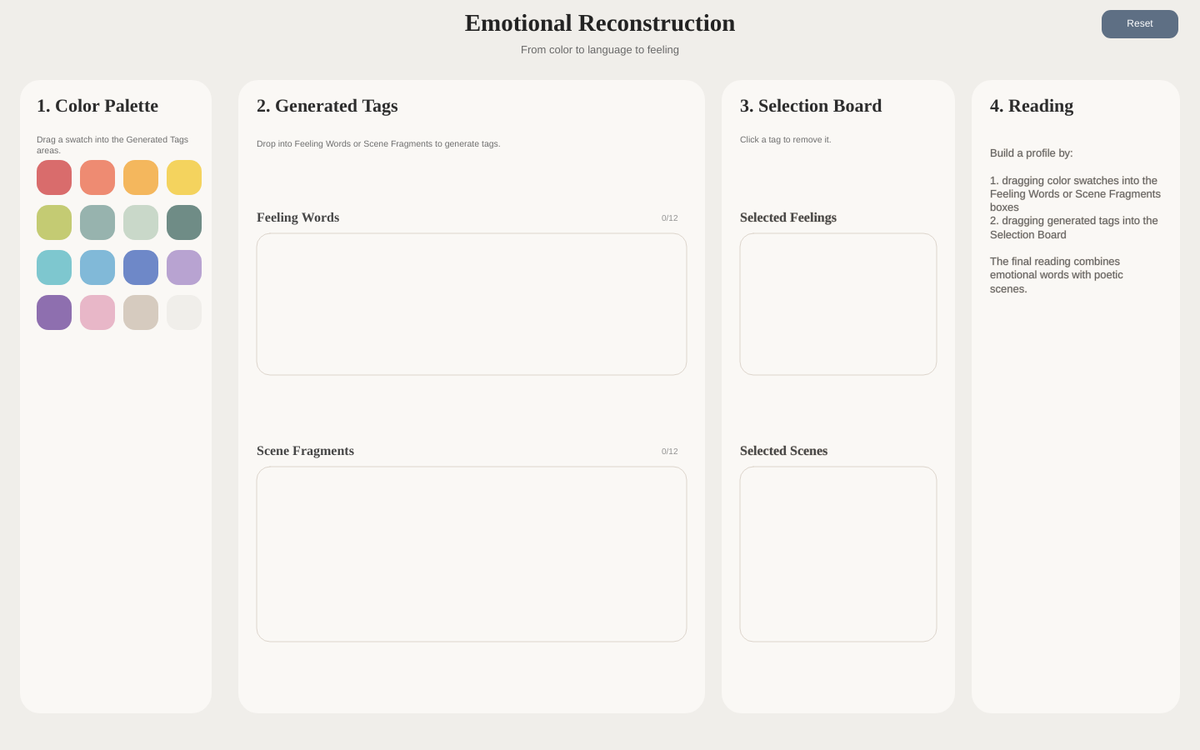
Frame 1 (no input)
Frame 60 (no input): identical to frame 1, image omitted
Frame 120 (the mouse pressed at the canvas centre since frame 60): identical to frame 1, image omitted

The p5.js sketch that drew this single still picture (run headless with seeded random() and noise() and a simulated clock; from frame 60 on, the mouse is pressed at the canvas centre):

// p5.js sketch
// ── sketch.js
let paletteCards = [];

let generatedFeelingTags = [];
let generatedSceneTags = [];
let selectedFeelingTags = [];
let selectedSceneTags = [];

let draggingColor = null;
let draggingTag = null;
let offsetX = 0;
let offsetY = 0;

let resultData = null;

const MAX_GENERATED_FEELING = 12;
const MAX_GENERATED_SCENE = 12;
const MAX_SELECTED_FEELING = 10;
const MAX_SELECTED_SCENE = 8;

const EMOTIONS = ["Calm", "Joy", "Nostalgia", "Loneliness", "Anxiety", "Anger"];

// ---------- Layout ----------
const palettePanel = { x: 24, y: 96, w: 230, h: 760 };
const generatedPanel = { x: 286, y: 96, w: 560, h: 760 };
const selectionPanel = { x: 866, y: 96, w: 280, h: 760 };
const resultPanel = { x: 1166, y: 96, w: 250, h: 760 };

// Generated sub boxes
const genFeelingBox = { x: 308, y: 280, w: 516, h: 170 };
const genSceneBox = { x: 308, y: 560, w: 516, h: 210 };

// Selection sub boxes
const selFeelingBox = { x: 888, y: 280, w: 236, h: 170 };
const selSceneBox = { x: 888, y: 560, w: 236, h: 210 };

// Scroll states
let genFeelingScroll = 0;
let genSceneScroll = 0;
let selFeelingScroll = 0;
let selSceneScroll = 0;

// ---------- Palette Data ----------
const PALETTE_DATA = [
  {
    hex: "#D96C6C",
    feeling: ["vivid", "electric"],
    scene: ["neon dusk", "red traffic light"],
  },
  {
    hex: "#EE8B72",
    feeling: ["warm", "buoyant"],
    scene: ["warm pavement", "late summer air"],
  },
  {
    hex: "#F4B75D",
    feeling: ["bright", "open"],
    scene: ["golden hour", "sunlit sidewalk"],
  },
  {
    hex: "#F4D35E",
    feeling: ["glowing", "lively"],
    scene: ["soft morning air", "summer corner"],
  },
  {
    hex: "#C4CB73",
    feeling: ["fresh", "mossy"],
    scene: ["green silence", "after rain"],
  },
  {
    hex: "#97B3AE",
    feeling: ["grounded", "gentle"],
    scene: ["garden shade", "open window"],
  },
  {
    hex: "#C9D8C9",
    feeling: ["light", "quiet"],
    scene: ["linen curtains", "morning kitchen"],
  },
  {
    hex: "#6F8C86",
    feeling: ["reflective", "tidal"],
    scene: ["evening echo", "distant shoreline"],
  },
  {
    hex: "#7EC7CF",
    feeling: ["clear", "buoyant"],
    scene: ["sea breeze", "bright pool light"],
  },
  {
    hex: "#81B9D8",
    feeling: ["airy", "distant"],
    scene: ["pale horizon", "blue afternoon"],
  },
  {
    hex: "#6E88C8",
    feeling: ["inward", "still"],
    scene: ["twilight room", "far coastline"],
  },
  {
    hex: "#B8A3D1",
    feeling: ["tender", "hushed"],
    scene: ["powdered curtains", "violet dusk"],
  },
  {
    hex: "#8E6FAF",
    feeling: ["mysterious", "nocturnal"],
    scene: ["midnight hallway", "velvet night"],
  },
  {
    hex: "#E8B7C8",
    feeling: ["soft", "romantic"],
    scene: ["blush evening", "soft lamp glow"],
  },
  {
    hex: "#D6CBBF",
    feeling: ["muted", "restrained"],
    scene: ["fading wallpaper", "unfinished dusk"],
  },
  {
    hex: "#F0EEEA",
    feeling: ["pale", "hollow"],
    scene: ["empty hallway", "pale window light"],
  },
];

// ---------- Weights ----------
const feelingWeights = {
  vivid: {
    Joy: 1.8,
    Anger: 1.4,
    Anxiety: 0.7,
    Calm: 0.0,
    Nostalgia: 0.1,
    Loneliness: 0.0,
  },
  electric: {
    Anxiety: 1.5,
    Anger: 1.8,
    Joy: 1.0,
    Calm: 0.0,
    Nostalgia: 0.0,
    Loneliness: 0.0,
  },
  warm: {
    Joy: 1.7,
    Calm: 0.8,
    Nostalgia: 0.7,
    Loneliness: 0.1,
    Anxiety: 0.1,
    Anger: 0.2,
  },
  buoyant: {
    Joy: 2.4,
    Calm: 0.3,
    Anxiety: 0.4,
    Nostalgia: 0.2,
    Loneliness: 0.0,
    Anger: 0.1,
  },
  bright: {
    Joy: 2.7,
    Calm: 0.2,
    Anxiety: 0.2,
    Nostalgia: 0.2,
    Loneliness: 0.0,
    Anger: 0.1,
  },
  open: {
    Joy: 1.5,
    Calm: 1.0,
    Nostalgia: 0.2,
    Loneliness: 0.0,
    Anxiety: 0.1,
    Anger: 0.0,
  },
  glowing: {
    Joy: 2.1,
    Calm: 0.7,
    Nostalgia: 0.5,
    Loneliness: 0.0,
    Anxiety: 0.2,
    Anger: 0.0,
  },
  lively: {
    Joy: 2.2,
    Calm: 0.2,
    Anxiety: 0.5,
    Nostalgia: 0.1,
    Loneliness: 0.0,
    Anger: 0.2,
  },

  fresh: {
    Calm: 1.2,
    Joy: 1.0,
    Nostalgia: 0.3,
    Loneliness: 0.0,
    Anxiety: 0.1,
    Anger: 0.0,
  },
  mossy: {
    Calm: 1.6,
    Nostalgia: 0.7,
    Loneliness: 0.4,
    Joy: 0.0,
    Anxiety: 0.1,
    Anger: 0.0,
  },
  grounded: {
    Calm: 2.5,
    Nostalgia: 0.6,
    Loneliness: 0.2,
    Joy: 0.2,
    Anxiety: 0.2,
    Anger: 0.0,
  },
  gentle: {
    Calm: 1.6,
    Nostalgia: 0.8,
    Joy: 0.4,
    Loneliness: 0.2,
    Anxiety: 0.1,
    Anger: 0.0,
  },
  light: {
    Calm: 1.0,
    Joy: 1.2,
    Nostalgia: 0.4,
    Loneliness: 0.1,
    Anxiety: 0.0,
    Anger: 0.0,
  },
  quiet: {
    Calm: 1.7,
    Nostalgia: 0.9,
    Loneliness: 1.2,
    Joy: 0.0,
    Anxiety: 0.3,
    Anger: 0.0,
  },

  reflective: {
    Nostalgia: 2.2,
    Calm: 0.8,
    Loneliness: 0.9,
    Joy: 0.1,
    Anxiety: 0.2,
    Anger: 0.0,
  },
  tidal: {
    Calm: 0.9,
    Nostalgia: 0.8,
    Loneliness: 0.8,
    Joy: 0.2,
    Anxiety: 0.2,
    Anger: 0.0,
  },
  clear: {
    Calm: 1.3,
    Joy: 0.8,
    Anxiety: 0.0,
    Nostalgia: 0.2,
    Loneliness: 0.0,
    Anger: 0.0,
  },
  airy: {
    Calm: 1.2,
    Joy: 0.5,
    Nostalgia: 0.4,
    Loneliness: 0.2,
    Anxiety: 0.1,
    Anger: 0.0,
  },
  distant: {
    Loneliness: 2.5,
    Nostalgia: 1.1,
    Calm: 0.4,
    Joy: 0.0,
    Anxiety: 0.4,
    Anger: 0.0,
  },
  inward: {
    Loneliness: 1.5,
    Nostalgia: 1.4,
    Calm: 0.6,
    Joy: 0.0,
    Anxiety: 0.4,
    Anger: 0.0,
  },
  still: {
    Calm: 1.6,
    Loneliness: 1.0,
    Nostalgia: 0.8,
    Joy: 0.0,
    Anxiety: 0.2,
    Anger: 0.0,
  },

  tender: {
    Nostalgia: 1.8,
    Calm: 1.0,
    Joy: 0.4,
    Loneliness: 0.4,
    Anxiety: 0.1,
    Anger: 0.0,
  },
  hushed: {
    Calm: 1.2,
    Loneliness: 1.3,
    Nostalgia: 0.8,
    Joy: 0.0,
    Anxiety: 0.3,
    Anger: 0.0,
  },
  mysterious: {
    Nostalgia: 0.9,
    Loneliness: 1.0,
    Anxiety: 1.1,
    Calm: 0.2,
    Joy: 0.0,
    Anger: 0.2,
  },
  nocturnal: {
    Loneliness: 1.4,
    Anxiety: 1.0,
    Nostalgia: 0.8,
    Calm: 0.2,
    Joy: 0.0,
    Anger: 0.2,
  },

  soft: {
    Calm: 1.4,
    Nostalgia: 1.2,
    Joy: 0.3,
    Loneliness: 0.3,
    Anxiety: 0.0,
    Anger: 0.0,
  },
  romantic: {
    Nostalgia: 1.7,
    Joy: 1.0,
    Calm: 0.4,
    Loneliness: 0.1,
    Anxiety: 0.1,
    Anger: 0.0,
  },

  muted: {
    Nostalgia: 1.0,
    Loneliness: 1.0,
    Calm: 0.8,
    Joy: 0.0,
    Anxiety: 0.6,
    Anger: 0.0,
  },
  restrained: {
    Anxiety: 0.9,
    Calm: 0.9,
    Nostalgia: 0.7,
    Loneliness: 0.6,
    Joy: 0.0,
    Anger: 0.0,
  },

  pale: {
    Nostalgia: 1.4,
    Loneliness: 1.0,
    Calm: 0.5,
    Joy: 0.0,
    Anxiety: 0.3,
    Anger: 0.0,
  },
  hollow: {
    Loneliness: 2.0,
    Nostalgia: 1.0,
    Anxiety: 0.6,
    Calm: 0.1,
    Joy: 0.0,
    Anger: 0.0,
  },
};

const sceneWeights = {
  "neon dusk": {
    Joy: 0.8,
    Anxiety: 0.9,
    Anger: 0.7,
    Nostalgia: 0.2,
    Calm: 0.0,
    Loneliness: 0.1,
  },
  "red traffic light": {
    Anxiety: 1.3,
    Anger: 1.5,
    Joy: 0.0,
    Calm: 0.0,
    Nostalgia: 0.0,
    Loneliness: 0.0,
  },
  "warm pavement": {
    Joy: 1.0,
    Nostalgia: 0.8,
    Calm: 0.3,
    Anxiety: 0.1,
    Loneliness: 0.0,
    Anger: 0.3,
  },
  "late summer air": {
    Nostalgia: 1.2,
    Joy: 1.0,
    Calm: 0.4,
    Anxiety: 0.0,
    Loneliness: 0.1,
    Anger: 0.0,
  },
  "golden hour": {
    Joy: 1.2,
    Nostalgia: 1.0,
    Calm: 0.5,
    Anxiety: 0.0,
    Loneliness: 0.0,
    Anger: 0.0,
  },
  "sunlit sidewalk": {
    Joy: 1.3,
    Calm: 0.4,
    Nostalgia: 0.5,
    Anxiety: 0.0,
    Loneliness: 0.0,
    Anger: 0.0,
  },
  "soft morning air": {
    Calm: 1.3,
    Joy: 0.8,
    Nostalgia: 0.6,
    Anxiety: 0.0,
    Loneliness: 0.1,
    Anger: 0.0,
  },
  "summer corner": {
    Nostalgia: 1.5,
    Joy: 1.0,
    Calm: 0.3,
    Anxiety: 0.0,
    Loneliness: 0.1,
    Anger: 0.0,
  },

  "green silence": {
    Calm: 1.5,
    Nostalgia: 0.7,
    Loneliness: 0.3,
    Joy: 0.0,
    Anxiety: 0.1,
    Anger: 0.0,
  },
  "after rain": {
    Calm: 1.3,
    Nostalgia: 1.0,
    Loneliness: 0.2,
    Joy: 0.1,
    Anxiety: 0.0,
    Anger: 0.0,
  },
  "garden shade": {
    Calm: 1.4,
    Nostalgia: 0.7,
    Loneliness: 0.1,
    Joy: 0.2,
    Anxiety: 0.0,
    Anger: 0.0,
  },
  "open window": {
    Calm: 1.1,
    Joy: 0.7,
    Nostalgia: 0.5,
    Anxiety: 0.0,
    Loneliness: 0.1,
    Anger: 0.0,
  },
  "linen curtains": {
    Nostalgia: 1.3,
    Calm: 0.8,
    Loneliness: 0.3,
    Joy: 0.0,
    Anxiety: 0.0,
    Anger: 0.0,
  },
  "morning kitchen": {
    Nostalgia: 1.1,
    Calm: 0.9,
    Joy: 0.3,
    Anxiety: 0.0,
    Loneliness: 0.1,
    Anger: 0.0,
  },

  "evening echo": {
    Nostalgia: 1.6,
    Loneliness: 0.9,
    Calm: 0.3,
    Joy: 0.0,
    Anxiety: 0.2,
    Anger: 0.0,
  },
  "distant shoreline": {
    Loneliness: 1.3,
    Nostalgia: 1.0,
    Calm: 0.7,
    Joy: 0.0,
    Anxiety: 0.0,
    Anger: 0.0,
  },
  "sea breeze": {
    Calm: 1.3,
    Joy: 0.7,
    Nostalgia: 0.4,
    Anxiety: 0.0,
    Loneliness: 0.1,
    Anger: 0.0,
  },
  "bright pool light": {
    Joy: 1.2,
    Calm: 0.5,
    Nostalgia: 0.2,
    Anxiety: 0.0,
    Loneliness: 0.0,
    Anger: 0.0,
  },

  "pale horizon": {
    Calm: 0.9,
    Loneliness: 0.8,
    Nostalgia: 0.8,
    Joy: 0.1,
    Anxiety: 0.0,
    Anger: 0.0,
  },
  "blue afternoon": {
    Nostalgia: 1.0,
    Calm: 0.7,
    Loneliness: 0.6,
    Joy: 0.1,
    Anxiety: 0.0,
    Anger: 0.0,
  },
  "twilight room": {
    Loneliness: 1.2,
    Nostalgia: 1.0,
    Calm: 0.4,
    Joy: 0.0,
    Anxiety: 0.2,
    Anger: 0.0,
  },
  "far coastline": {
    Loneliness: 1.0,
    Calm: 0.8,
    Nostalgia: 0.9,
    Joy: 0.0,
    Anxiety: 0.1,
    Anger: 0.0,
  },

  "powdered curtains": {
    Nostalgia: 1.7,
    Calm: 0.5,
    Loneliness: 0.5,
    Joy: 0.0,
    Anxiety: 0.0,
    Anger: 0.0,
  },
  "violet dusk": {
    Nostalgia: 1.0,
    Loneliness: 0.8,
    Anxiety: 0.4,
    Calm: 0.2,
    Joy: 0.0,
    Anger: 0.0,
  },
  "midnight hallway": {
    Loneliness: 1.5,
    Anxiety: 0.8,
    Nostalgia: 0.6,
    Calm: 0.1,
    Joy: 0.0,
    Anger: 0.2,
  },
  "velvet night": {
    Loneliness: 1.0,
    Nostalgia: 0.9,
    Anxiety: 0.7,
    Calm: 0.2,
    Joy: 0.0,
    Anger: 0.1,
  },

  "blush evening": {
    Nostalgia: 1.3,
    Joy: 0.7,
    Calm: 0.4,
    Anxiety: 0.0,
    Loneliness: 0.1,
    Anger: 0.0,
  },
  "soft lamp glow": {
    Calm: 1.0,
    Nostalgia: 1.2,
    Joy: 0.4,
    Anxiety: 0.0,
    Loneliness: 0.2,
    Anger: 0.0,
  },

  "fading wallpaper": {
    Nostalgia: 1.8,
    Loneliness: 0.8,
    Calm: 0.2,
    Joy: 0.0,
    Anxiety: 0.1,
    Anger: 0.0,
  },
  "unfinished dusk": {
    Nostalgia: 1.2,
    Loneliness: 1.0,
    Anxiety: 0.4,
    Calm: 0.2,
    Joy: 0.0,
    Anger: 0.0,
  },
  "empty hallway": {
    Loneliness: 1.7,
    Nostalgia: 0.8,
    Anxiety: 0.4,
    Calm: 0.1,
    Joy: 0.0,
    Anger: 0.0,
  },
  "pale window light": {
    Nostalgia: 1.4,
    Calm: 0.8,
    Loneliness: 0.5,
    Joy: 0.0,
    Anxiety: 0.0,
    Anger: 0.0,
  },
};

const PROFILE_NAMES = {
  "Calm|Nostalgia": "The Soft Archive",
  "Calm|Joy": "The Quiet Bloom",
  "Calm|Loneliness": "The Still Window",
  "Joy|Calm": "The Sunlit Spark",
  "Joy|Nostalgia": "The Golden Echo",
  "Joy|Anger": "The Bright Riot",
  "Nostalgia|Calm": "The Faded Letter",
  "Nostalgia|Loneliness": "The Distant Keepsake",
  "Nostalgia|Joy": "The Summer Relic",
  "Loneliness|Nostalgia": "The Distant Keepsake",
  "Loneliness|Calm": "The Empty Window",
  "Loneliness|Anxiety": "The Thin Air",
  "Anxiety|Anger": "The Restless Flame",
  "Anxiety|Loneliness": "The Quiet Alarm",
  "Anger|Joy": "The Live Wire",
  "Anger|Anxiety": "The Sharp Pulse",
};

function setup() {
  createCanvas(1440, 900);
  initPalette();
}

function draw() {
  background("#F0EEEA");

  drawMainTitle();
  drawPanels();
  drawPaletteCards();
  drawGeneratedTags();
  drawSelectedTags();
  drawReading();
  drawResetButton();

  if (draggingColor) draggingColor.display();
  if (draggingTag) draggingTag.displayDragged();
}

function drawMainTitle() {
  noStroke();
  fill(35);
  textAlign(CENTER, CENTER);
  textFont("Times New Roman");
  textStyle(BOLD);
  textSize(29);
  text("Emotional Reconstruction", width / 2, 30);

  textFont("Arial");
  textStyle(NORMAL);
  fill(105);
  textSize(13);
  text("From color to language to feeling", width / 2, 60);
}

function drawPanels() {
  noStroke();
  fill(250, 248, 245);
  rect(palettePanel.x, palettePanel.y, palettePanel.w, palettePanel.h, 24);
  rect(
    generatedPanel.x,
    generatedPanel.y,
    generatedPanel.w,
    generatedPanel.h,
    24
  );
  rect(
    selectionPanel.x,
    selectionPanel.y,
    selectionPanel.w,
    selectionPanel.h,
    24
  );
  rect(resultPanel.x, resultPanel.y, resultPanel.w, resultPanel.h, 24);

  fill(45);
  textAlign(LEFT, CENTER);
  textFont("Times New Roman");
  textStyle(BOLD);
  textSize(22);
  text("1. Color Palette", palettePanel.x + 20, palettePanel.y + 32);
  text("2. Generated Tags", generatedPanel.x + 22, generatedPanel.y + 32);
  text("3. Selection Board", selectionPanel.x + 22, selectionPanel.y + 32);
  text("4. Reading", resultPanel.x + 22, resultPanel.y + 32);

  textFont("Arial");
  textStyle(NORMAL);
  fill(110);
  textSize(10.5);

  text(
    "Drag a swatch into the Generated Tags areas.",
    palettePanel.x + 20,
    palettePanel.y + 62,
    palettePanel.w - 40,
    34
  );

  text(
    "Drop into Feeling Words or Scene Fragments to generate tags.",
    generatedPanel.x + 22,
    generatedPanel.y + 62,
    generatedPanel.w - 44,
    30
  );

  text(
    "Click a tag to remove it.",
    selectionPanel.x + 22,
    selectionPanel.y + 62,
    selectionPanel.w - 44,
    20
  );
}

function drawPaletteCards() {
  for (let card of paletteCards) card.display();
}

function drawGeneratedTags() {
  fill(70);
  textAlign(LEFT, CENTER);
  textFont("Times New Roman");
  textStyle(BOLD);
  textSize(16);

  text("Feeling Words", generatedPanel.x + 22, generatedPanel.y + 166);
  text("Scene Fragments", generatedPanel.x + 22, generatedPanel.y + 446);

  fill(145);
  textFont("Arial");
  textStyle(NORMAL);
  textSize(10);
  text(
    `${generatedFeelingTags.length}/${MAX_GENERATED_FEELING}`,
    generatedPanel.x + generatedPanel.w - 52,
    generatedPanel.y + 166
  );
  text(
    `${generatedSceneTags.length}/${MAX_GENERATED_SCENE}`,
    generatedPanel.x + generatedPanel.w - 52,
    generatedPanel.y + 446
  );

  stroke("#DDD5CC");
  noFill();
  rect(genFeelingBox.x, genFeelingBox.y, genFeelingBox.w, genFeelingBox.h, 16);
  rect(genSceneBox.x, genSceneBox.y, genSceneBox.w, genSceneBox.h, 16);

  layoutGeneratedFeeling();
  layoutGeneratedScene();

  drawTagArea(generatedFeelingTags, genFeelingBox, "generated");
  drawTagArea(generatedSceneTags, genSceneBox, "generated");

  drawScrollHint(
    genFeelingBox,
    getGeneratedFeelingContentHeight(),
    genFeelingBox.h,
    genFeelingScroll
  );
  drawScrollHint(
    genSceneBox,
    getGeneratedSceneContentHeight(),
    genSceneBox.h,
    genSceneScroll
  );
}

function drawSelectedTags() {
  fill(70);
  textAlign(LEFT, CENTER);
  textFont("Times New Roman");
  textStyle(BOLD);
  textSize(16);

  text("Selected Feelings", selectionPanel.x + 22, selectionPanel.y + 166);
  text("Selected Scenes", selectionPanel.x + 22, selectionPanel.y + 446);

  stroke("#DDD5CC");
  noFill();
  rect(selFeelingBox.x, selFeelingBox.y, selFeelingBox.w, selFeelingBox.h, 16);
  rect(selSceneBox.x, selSceneBox.y, selSceneBox.w, selSceneBox.h, 16);

  layoutSelectedFeeling();
  layoutSelectedScene();

  drawTagArea(selectedFeelingTags, selFeelingBox, "selected");
  drawTagArea(selectedSceneTags, selSceneBox, "selected");

  drawScrollHint(
    selFeelingBox,
    getSelectedFeelingContentHeight(),
    selFeelingBox.h,
    selFeelingScroll
  );
  drawScrollHint(
    selSceneBox,
    getSelectedSceneContentHeight(),
    selSceneBox.h,
    selSceneScroll
  );
}

function drawTagArea(tagArray, area, mode) {
  for (let tag of tagArray) {
    if (mode === "generated") {
      if (tag !== draggingTag && isTagVisible(tag, area, false)) {
        tag.display();
      }
    } else {
      if (isTagVisible(tag, area, true)) {
        tag.displaySelected();
      }
    }
  }
}

function drawScrollHint(area, contentH, viewH, scrollY) {
  if (contentH <= viewH) return;

  let barW = 4;
  let trackX = area.x + area.w - 8;
  let trackY = area.y + 8;
  let trackH = area.h - 16;

  noStroke();
  fill(235, 231, 225);
  rect(trackX, trackY, barW, trackH, 4);

  let thumbH = max(22, (viewH / contentH) * trackH);
  let maxThumbY = trackH - thumbH;
  let maxScroll = max(1, contentH - viewH);
  let thumbY = trackY + map(scrollY, 0, maxScroll, 0, maxThumbY);

  fill("#C7BCAE");
  rect(trackX, thumbY, barW, thumbH, 4);
}

function isTagVisible(tag, area, selectedMode) {
  let x = selectedMode ? tag.sx : tag.x;
  let y = selectedMode ? tag.sy : tag.y;
  let w = selectedMode ? tag.sw : tag.w;
  let h = selectedMode ? tag.sh : tag.h;

  return (
    x + w > area.x &&
    x < area.x + area.w &&
    y + h > area.y &&
    y < area.y + area.h
  );
}

function drawReading() {
  if (!resultData) {
    fill(95);
    textAlign(LEFT, TOP);
    textFont("Arial");
    textStyle(NORMAL);
    textSize(13);
    text(
      "Build a profile by:\n\n1. dragging color swatches into the Feeling Words or Scene Fragments boxes\n2. dragging generated tags into the Selection Board\n\nThe final reading combines emotional words with poetic scenes.",
      resultPanel.x + 22,
      resultPanel.y + 82,
      resultPanel.w - 40,
      240
    );
    return;
  }

  let x = resultPanel.x + 22;
  let y = resultPanel.y + 80;

  fill(35);
  textAlign(LEFT, TOP);
  textFont("Times New Roman");
  textStyle(BOLD);
  textSize(16);
  text("Archetype", x, y);

  textSize(27);
  text(resultData.profileName, x, y + 26, resultPanel.w - 40, 100);

  fill(90);
  textFont("Arial");
  textStyle(NORMAL);
  textSize(12);
  text(resultData.subtitle, x, y + 104, resultPanel.w - 40, 40);

  fill(40);
  textFont("Times New Roman");
  textStyle(BOLD);
  textSize(16);
  text("Interpretation", x, y + 168);

  fill(95);
  textFont("Arial");
  textStyle(NORMAL);
  textSize(12);
  text(resultData.description, x, y + 198, resultPanel.w - 40, 128);

  fill(40);
  textFont("Times New Roman");
  textStyle(BOLD);
  textSize(16);
  text("Selected Language", x, y + 342);

  fill(95);
  textFont("Arial");
  textStyle(NORMAL);
  textSize(11.5);
  text(resultData.languageLine, x, y + 372, resultPanel.w - 40, 70);

  fill(40);
  textFont("Times New Roman");
  textStyle(BOLD);
  textSize(16);
  text("Score Breakdown", x, y + 450);

  let barX = x;
  let barY = y + 485;
  let barW = 150;
  let barH = 9;
  let gapY = 36;

  textFont("Arial");
  textStyle(NORMAL);
  for (let i = 0; i < resultData.sorted.length; i++) {
    let item = resultData.sorted[i];

    fill(70);
    noStroke();
    textSize(11);
    text(`${item.name}: ${item.percent}%`, barX, barY + i * gapY);

    fill(232, 228, 222);
    rect(barX, barY + 14 + i * gapY, barW, barH, 8);

    fill(getEmotionColor(item.name));
    rect(
      barX,
      barY + 14 + i * gapY,
      map(item.percent, 0, 100, 0, barW),
      barH,
      8
    );
  }
}

function mousePressed() {
  if (
    mouseX > width - 118 &&
    mouseX < width - 26 &&
    mouseY > 12 &&
    mouseY < 46
  ) {
    resetAll();
    return;
  }

  for (let i = selectedFeelingTags.length - 1; i >= 0; i--) {
    if (selectedFeelingTags[i].containsSelected(mouseX, mouseY)) {
      let removed = selectedFeelingTags.splice(i, 1)[0];
      addBackGeneratedFeeling(removed);
      computeReading();
      return;
    }
  }

  for (let i = selectedSceneTags.length - 1; i >= 0; i--) {
    if (selectedSceneTags[i].containsSelected(mouseX, mouseY)) {
      let removed = selectedSceneTags.splice(i, 1)[0];
      addBackGeneratedScene(removed);
      computeReading();
      return;
    }
  }

  for (let i = generatedFeelingTags.length - 1; i >= 0; i--) {
    if (generatedFeelingTags[i].contains(mouseX, mouseY)) {
      draggingTag = generatedFeelingTags[i];
      offsetX = mouseX - draggingTag.x;
      offsetY = mouseY - draggingTag.y;
      return;
    }
  }

  for (let i = generatedSceneTags.length - 1; i >= 0; i--) {
    if (generatedSceneTags[i].contains(mouseX, mouseY)) {
      draggingTag = generatedSceneTags[i];
      offsetX = mouseX - draggingTag.x;
      offsetY = mouseY - draggingTag.y;
      return;
    }
  }

  for (let i = paletteCards.length - 1; i >= 0; i--) {
    if (paletteCards[i].contains(mouseX, mouseY)) {
      draggingColor = paletteCards[i].makeDragCopy();
      offsetX = mouseX - draggingColor.x;
      offsetY = mouseY - draggingColor.y;
      return;
    }
  }
}

function mouseDragged() {
  if (draggingColor) {
    draggingColor.x = mouseX - offsetX;
    draggingColor.y = mouseY - offsetY;
  }

  if (draggingTag) {
    draggingTag.x = mouseX - offsetX;
    draggingTag.y = mouseY - offsetY;
  }
}

function mouseReleased() {
  if (draggingColor) {
    if (insideRect(mouseX, mouseY, genFeelingBox)) {
      generateFeelingFromColor(draggingColor.data);
    } else if (insideRect(mouseX, mouseY, genSceneBox)) {
      generateSceneFromColor(draggingColor.data);
    }
    draggingColor = null;
  }

  if (draggingTag) {
    if (
      draggingTag.type === "feeling" &&
      insideRect(mouseX, mouseY, selFeelingBox)
    ) {
      moveToSelectedFeeling(draggingTag);
    } else if (
      draggingTag.type === "scene" &&
      insideRect(mouseX, mouseY, selSceneBox)
    ) {
      moveToSelectedScene(draggingTag);
    }
    draggingTag = null;
  }
}

function mouseWheel(event) {
  if (insideRect(mouseX, mouseY, genFeelingBox)) {
    let maxScroll = max(
      0,
      getGeneratedFeelingContentHeight() - genFeelingBox.h
    );
    genFeelingScroll = constrain(genFeelingScroll + event.delta, 0, maxScroll);
    return false;
  }

  if (insideRect(mouseX, mouseY, genSceneBox)) {
    let maxScroll = max(0, getGeneratedSceneContentHeight() - genSceneBox.h);
    genSceneScroll = constrain(genSceneScroll + event.delta, 0, maxScroll);
    return false;
  }

  if (insideRect(mouseX, mouseY, selFeelingBox)) {
    let maxScroll = max(0, getSelectedFeelingContentHeight() - selFeelingBox.h);
    selFeelingScroll = constrain(selFeelingScroll + event.delta, 0, maxScroll);
    return false;
  }

  if (insideRect(mouseX, mouseY, selSceneBox)) {
    let maxScroll = max(0, getSelectedSceneContentHeight() - selSceneBox.h);
    selSceneScroll = constrain(selSceneScroll + event.delta, 0, maxScroll);
    return false;
  }

  return true;
}

function insideRect(px, py, r) {
  return px > r.x && px < r.x + r.w && py > r.y && py < r.y + r.h;
}

function initPalette() {
  paletteCards = [];
  let startX = palettePanel.x + 20;
  let startY = palettePanel.y + 96;

  let cardW = 42;
  let cardH = 42;
  let gapX = 10;
  let gapY = 12;
  let cols = 4;

  for (let i = 0; i < PALETTE_DATA.length; i++) {
    let col = i % cols;
    let row = floor(i / cols);
    let x = startX + col * (cardW + gapX);
    let y = startY + row * (cardH + gapY);
    paletteCards.push(new PaletteCard(x, y, cardW, cardH, PALETTE_DATA[i]));
  }
}

function generateFeelingFromColor(data) {
  for (let word of data.feeling) {
    let existsG = generatedFeelingTags.some((t) => t.word === word);
    let existsS = selectedFeelingTags.some((t) => t.word === word);
    if (!existsG && !existsS) {
      generatedFeelingTags.push(new TagChip(word, data.hex, "feeling"));
    }
  }

  while (generatedFeelingTags.length > MAX_GENERATED_FEELING) {
    generatedFeelingTags.shift();
  }
}

function generateSceneFromColor(data) {
  for (let phrase of data.scene) {
    let existsG = generatedSceneTags.some((t) => t.word === phrase);
    let existsS = selectedSceneTags.some((t) => t.word === phrase);
    if (!existsG && !existsS) {
      generatedSceneTags.push(new TagChip(phrase, data.hex, "scene"));
    }
  }

  while (generatedSceneTags.length > MAX_GENERATED_SCENE) {
    generatedSceneTags.shift();
  }
}

function moveToSelectedFeeling(tag) {
  if (selectedFeelingTags.length >= MAX_SELECTED_FEELING) return;
  if (selectedFeelingTags.some((t) => t.word === tag.word)) return;

  let idx = generatedFeelingTags.indexOf(tag);
  if (idx !== -1) {
    let moved = generatedFeelingTags.splice(idx, 1)[0];
    selectedFeelingTags.push(new SelectedTag(moved.word, moved.hex, "feeling"));
    computeReading();
  }
}

function moveToSelectedScene(tag) {
  if (selectedSceneTags.length >= MAX_SELECTED_SCENE) return;
  if (selectedSceneTags.some((t) => t.word === tag.word)) return;

  let idx = generatedSceneTags.indexOf(tag);
  if (idx !== -1) {
    let moved = generatedSceneTags.splice(idx, 1)[0];
    selectedSceneTags.push(new SelectedTag(moved.word, moved.hex, "scene"));
    computeReading();
  }
}

function addBackGeneratedFeeling(tag) {
  if (!generatedFeelingTags.some((t) => t.word === tag.word)) {
    generatedFeelingTags.push(new TagChip(tag.word, tag.hex, "feeling"));
  }
  while (generatedFeelingTags.length > MAX_GENERATED_FEELING) {
    generatedFeelingTags.shift();
  }
}

function addBackGeneratedScene(tag) {
  if (!generatedSceneTags.some((t) => t.word === tag.word)) {
    generatedSceneTags.push(new TagChip(tag.word, tag.hex, "scene"));
  }
  while (generatedSceneTags.length > MAX_GENERATED_SCENE) {
    generatedSceneTags.shift();
  }
}

function layoutGeneratedFeeling() {
  let chipW = 154;
  let chipH = 34;
  let gapX = 10;
  let gapY = 10;
  let cols = 3;
  let startX = genFeelingBox.x + 10;
  let startY = genFeelingBox.y + 10 - genFeelingScroll;

  for (let i = 0; i < generatedFeelingTags.length; i++) {
    if (generatedFeelingTags[i] === draggingTag) continue;

    let col = i % cols;
    let row = floor(i / cols);

    generatedFeelingTags[i].x = startX + col * (chipW + gapX);
    generatedFeelingTags[i].y = startY + row * (chipH + gapY);
    generatedFeelingTags[i].w = chipW;
    generatedFeelingTags[i].h = chipH;
  }
}

function layoutGeneratedScene() {
  let chipW = 160;
  let chipH = 34;
  let gapX = 10;
  let gapY = 10;
  let cols = 3;
  let startX = genSceneBox.x + 10;
  let startY = genSceneBox.y + 10 - genSceneScroll;

  for (let i = 0; i < generatedSceneTags.length; i++) {
    if (generatedSceneTags[i] === draggingTag) continue;

    let col = i % cols;
    let row = floor(i / cols);

    generatedSceneTags[i].x = startX + col * (chipW + gapX);
    generatedSceneTags[i].y = startY + row * (chipH + gapY);
    generatedSceneTags[i].w = chipW;
    generatedSceneTags[i].h = chipH;
  }
}

function layoutSelectedFeeling() {
  let chipW = 102;
  let chipH = 34;
  let gapX = 10;
  let gapY = 10;
  let cols = 2;
  let startX = selFeelingBox.x + 10;
  let startY = selFeelingBox.y + 10 - selFeelingScroll;

  for (let i = 0; i < selectedFeelingTags.length; i++) {
    let col = i % cols;
    let row = floor(i / cols);

    selectedFeelingTags[i].sx = startX + col * (chipW + gapX);
    selectedFeelingTags[i].sy = startY + row * (chipH + gapY);
    selectedFeelingTags[i].sw = chipW;
    selectedFeelingTags[i].sh = chipH;
  }
}

function layoutSelectedScene() {
  let chipW = 210;
  let chipH = 34;
  let gapY = 10;
  let startX = selSceneBox.x + 10;
  let startY = selSceneBox.y + 10 - selSceneScroll;

  for (let i = 0; i < selectedSceneTags.length; i++) {
    selectedSceneTags[i].sx = startX;
    selectedSceneTags[i].sy = startY + i * (chipH + gapY);
    selectedSceneTags[i].sw = chipW;
    selectedSceneTags[i].sh = chipH;
  }
}

function getGeneratedFeelingContentHeight() {
  if (generatedFeelingTags.length === 0) return 0;
  let cols = 3;
  let rows = ceil(generatedFeelingTags.length / cols);
  return rows * 34 + (rows - 1) * 10 + 20;
}

function getGeneratedSceneContentHeight() {
  if (generatedSceneTags.length === 0) return 0;
  let cols = 3;
  let rows = ceil(generatedSceneTags.length / cols);
  return rows * 34 + (rows - 1) * 10 + 20;
}

function getSelectedFeelingContentHeight() {
  if (selectedFeelingTags.length === 0) return 0;
  let cols = 2;
  let rows = ceil(selectedFeelingTags.length / cols);
  return rows * 34 + (rows - 1) * 10 + 20;
}

function getSelectedSceneContentHeight() {
  if (selectedSceneTags.length === 0) return 0;
  return (
    selectedSceneTags.length * 34 + (selectedSceneTags.length - 1) * 10 + 20
  );
}

function computeReading() {
  let scores = {};
  for (let e of EMOTIONS) scores[e] = 0;

  for (let tag of selectedFeelingTags) {
    let weights = feelingWeights[tag.word];
    if (weights) {
      for (let e of EMOTIONS) scores[e] += weights[e] || 0;
    }
  }

  for (let tag of selectedSceneTags) {
    let weights = sceneWeights[tag.word];
    if (weights) {
      for (let e of EMOTIONS) scores[e] += weights[e] || 0;
    }
  }

  let total = 0;
  for (let e of EMOTIONS) total += scores[e];

  if (total <= 0) {
    resultData = null;
    return;
  }

  let temp = [];
  for (let e of EMOTIONS) {
    let raw = (scores[e] / total) * 100;
    temp.push({
      name: e,
      raw: raw,
      floor: floor(raw),
      frac: raw - floor(raw),
    });
  }

  let floorSum = temp.reduce((sum, item) => sum + item.floor, 0);
  let remaining = 100 - floorSum;

  temp.sort((a, b) => b.frac - a.frac);
  for (let i = 0; i < remaining; i++) temp[i].floor += 1;

  let sorted = temp
    .map((item) => ({
      name: item.name,
      percent: item.floor,
      score: scores[item.name],
    }))
    .sort((a, b) => b.score - a.score);

  let primary = sorted[0].name;
  let secondary = sorted[1].name;

  let topFeelings = selectedFeelingTags.slice(0, 3).map((t) => t.word);
  let topScenes = selectedSceneTags.slice(0, 3).map((t) => t.word);

  resultData = {
    primary,
    secondary,
    sorted,
    profileName: getProfileTitle(primary, secondary),
    subtitle: buildSubtitle(primary, secondary),
    description: buildDescription(primary, secondary, topFeelings, topScenes),
    languageLine: buildLanguageLine(topFeelings, topScenes),
  };
}

function getProfileTitle(primary, secondary) {
  return (
    PROFILE_NAMES[`${primary}|${secondary}`] || `The ${primary} ${secondary}`
  );
}

function buildSubtitle(primary, secondary) {
  return `${primary}-leaning with traces of ${secondary.toLowerCase()}.`;
}

function buildDescription(primary, secondary, feelings, scenes) {
  let feelingText =
    feelings.length > 0 ? feelings.join(", ") : "selected emotional language";
  let sceneText =
    scenes.length > 0 ? scenes.join(", ") : "its chosen visual fragments";

  return `This composition reads as ${primary.toLowerCase()} with an undertow of ${secondary.toLowerCase()}. Built from feelings like ${feelingText} and scenes such as ${sceneText}, it suggests a mood that is layered, associative, and quietly self-revealing.`;
}

function buildLanguageLine(feelings, scenes) {
  let f = feelings.length > 0 ? feelings.join(", ") : "—";
  let s = scenes.length > 0 ? scenes.join(", ") : "—";
  return `Feelings: ${f}\nScenes: ${s}`;
}

function getEmotionColor(name) {
  if (name === "Calm") return color("#97B3AE");
  if (name === "Joy") return color("#F4D35E");
  if (name === "Nostalgia") return color("#F2C3B9");
  if (name === "Loneliness") return color("#B5AA9B");
  if (name === "Anxiety") return color("#81B9D8");
  if (name === "Anger") return color("#D96C6C");
  return color("#B8B0A7");
}

function drawResetButton() {
  fill("#5E6F84");
  noStroke();
  rect(width - 118, 12, 92, 34, 11);

  fill(255);
  textAlign(CENTER, CENTER);
  textFont("Arial");
  textStyle(NORMAL);
  textSize(12);
  text("Reset", width - 72, 29);
}

class PaletteCard {
  constructor(x, y, w, h, data) {
    this.x = x;
    this.y = y;
    this.w = w;
    this.h = h;
    this.data = data;
  }

  display() {
    noStroke();
    fill(this.data.hex);
    rect(this.x, this.y, this.w, this.h, 14);
  }

  contains(px, py) {
    return (
      px > this.x && px < this.x + this.w && py > this.y && py < this.y + this.h
    );
  }

  makeDragCopy() {
    return {
      x: this.x,
      y: this.y,
      w: this.w,
      h: this.h,
      data: this.data,
      display: function () {
        noStroke();
        fill(this.data.hex);
        rect(this.x, this.y, this.w, this.h, 14);
      },
    };
  }
}

class TagChip {
  constructor(word, hex, type) {
    this.word = word;
    this.hex = hex;
    this.type = type;
    this.x = 0;
    this.y = 0;
    this.w = type === "scene" ? 160 : 154;
    this.h = 34;
  }

  display() {
    noStroke();
    fill(this.hex);
    rect(this.x, this.y, this.w, this.h, 17);

    fill(255);
    textFont("Arial");
    textStyle(NORMAL);
    textAlign(CENTER, CENTER);
    textSize(this.type === "scene" ? 10.5 : 11.5);
    text(this.word, this.x + this.w / 2, this.y + this.h / 2);
  }

  displayDragged() {
    noStroke();
    fill(this.hex);
    rect(this.x, this.y, this.w, this.h, 17);

    fill(255);
    textFont("Arial");
    textStyle(NORMAL);
    textAlign(CENTER, CENTER);
    textSize(this.type === "scene" ? 10.5 : 11.5);
    text(this.word, this.x + this.w / 2, this.y + this.h / 2);
  }

  contains(px, py) {
    return (
      px > this.x && px < this.x + this.w && py > this.y && py < this.y + this.h
    );
  }
}

class SelectedTag {
  constructor(word, hex, type) {
    this.word = word;
    this.hex = hex;
    this.type = type;
    this.sx = 0;
    this.sy = 0;
    this.sw = type === "scene" ? 210 : 102;
    this.sh = 34;
  }

  displaySelected() {
    noStroke();
    fill(this.hex);
    rect(this.sx, this.sy, this.sw, this.sh, 15);

    fill(255);
    textFont("Arial");
    textStyle(NORMAL);
    textAlign(CENTER, CENTER);
    textSize(10.5);
    text(this.word, this.sx + this.sw / 2, this.sy + this.sh / 2);
  }

  containsSelected(px, py) {
    return (
      px > this.sx &&
      px < this.sx + this.sw &&
      py > this.sy &&
      py < this.sy + this.sh
    );
  }
}

function resetAll() {
  generatedFeelingTags = [];
  generatedSceneTags = [];
  selectedFeelingTags = [];
  selectedSceneTags = [];
  resultData = null;

  genFeelingScroll = 0;
  genSceneScroll = 0;
  selFeelingScroll = 0;
  selSceneScroll = 0;
}
